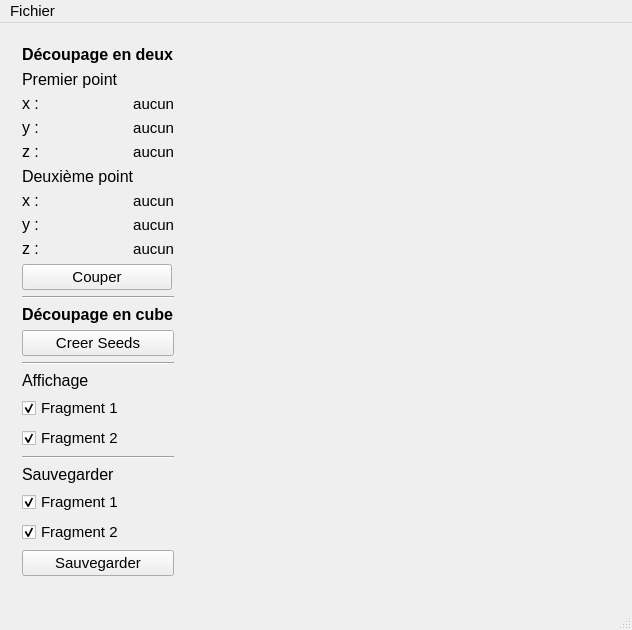
<?xml version="1.0" encoding="UTF-8"?>
<ui version="4.0">
 <class>MainWindow</class>
 <widget class="QMainWindow" name="MainWindow">
  <property name="geometry">
   <rect>
    <x>0</x>
    <y>0</y>
    <width>632</width>
    <height>630</height>
   </rect>
  </property>
  <property name="font">
   <font>
    <pointsize>11</pointsize>
    <weight>50</weight>
    <bold>false</bold>
   </font>
  </property>
  <property name="windowTitle">
   <string>DividObjects</string>
  </property>
  <widget class="QWidget" name="centralWidget">
   <layout class="QGridLayout" name="gridLayout">
    <item row="0" column="1">
     <widget class="MeshViewerWidget" name="displayWidget" native="true"/>
    </item>
    <item row="0" column="0">
     <widget class="QWidget" name="widget_2" native="true">
      <property name="sizePolicy">
       <sizepolicy hsizetype="Maximum" vsizetype="Preferred">
        <horstretch>150</horstretch>
        <verstretch>0</verstretch>
       </sizepolicy>
      </property>
      <property name="minimumSize">
       <size>
        <width>150</width>
        <height>0</height>
       </size>
      </property>
      <layout class="QFormLayout" name="formLayout">
       <item row="0" column="0" colspan="2">
        <layout class="QVBoxLayout" name="verticalLayout_4">
         <item>
          <layout class="QVBoxLayout" name="verticalLayout_3">
           <item>
            <widget class="QLabel" name="label_3">
             <property name="font">
              <font>
               <pointsize>12</pointsize>
               <weight>75</weight>
               <bold>true</bold>
              </font>
             </property>
             <property name="text">
              <string>Découpage en deux</string>
             </property>
            </widget>
           </item>
           <item>
            <layout class="QVBoxLayout" name="verticalLayout">
             <item>
              <widget class="QLabel" name="label">
               <property name="font">
                <font>
                 <pointsize>12</pointsize>
                 <weight>50</weight>
                 <bold>false</bold>
                </font>
               </property>
               <property name="text">
                <string>Premier point</string>
               </property>
              </widget>
             </item>
             <item>
              <layout class="QHBoxLayout" name="horizontalLayout_2">
               <item>
                <widget class="QLabel" name="label_5">
                 <property name="minimumSize">
                  <size>
                   <width>31</width>
                   <height>17</height>
                  </size>
                 </property>
                 <property name="maximumSize">
                  <size>
                   <width>31</width>
                   <height>17</height>
                  </size>
                 </property>
                 <property name="font">
                  <font>
                   <pointsize>12</pointsize>
                   <weight>50</weight>
                   <bold>false</bold>
                  </font>
                 </property>
                 <property name="text">
                  <string>x :</string>
                 </property>
                </widget>
               </item>
               <item>
                <widget class="QLabel" name="lb_firstX">
                 <property name="minimumSize">
                  <size>
                   <width>67</width>
                   <height>0</height>
                  </size>
                 </property>
                 <property name="font">
                  <font>
                   <pointsize>11</pointsize>
                   <weight>50</weight>
                   <bold>false</bold>
                  </font>
                 </property>
                 <property name="layoutDirection">
                  <enum>Qt::LeftToRight</enum>
                 </property>
                 <property name="text">
                  <string>aucun</string>
                 </property>
                 <property name="alignment">
                  <set>Qt::AlignRight|Qt::AlignTrailing|Qt::AlignVCenter</set>
                 </property>
                </widget>
               </item>
              </layout>
             </item>
             <item>
              <layout class="QHBoxLayout" name="horizontalLayout_3">
               <item>
                <widget class="QLabel" name="label_7">
                 <property name="minimumSize">
                  <size>
                   <width>31</width>
                   <height>17</height>
                  </size>
                 </property>
                 <property name="maximumSize">
                  <size>
                   <width>31</width>
                   <height>17</height>
                  </size>
                 </property>
                 <property name="font">
                  <font>
                   <pointsize>12</pointsize>
                   <weight>50</weight>
                   <bold>false</bold>
                  </font>
                 </property>
                 <property name="text">
                  <string>y :</string>
                 </property>
                </widget>
               </item>
               <item>
                <widget class="QLabel" name="lb_firstY">
                 <property name="minimumSize">
                  <size>
                   <width>67</width>
                   <height>0</height>
                  </size>
                 </property>
                 <property name="font">
                  <font>
                   <pointsize>11</pointsize>
                   <weight>50</weight>
                   <bold>false</bold>
                  </font>
                 </property>
                 <property name="layoutDirection">
                  <enum>Qt::LeftToRight</enum>
                 </property>
                 <property name="text">
                  <string>aucun</string>
                 </property>
                 <property name="alignment">
                  <set>Qt::AlignRight|Qt::AlignTrailing|Qt::AlignVCenter</set>
                 </property>
                </widget>
               </item>
              </layout>
             </item>
             <item>
              <layout class="QHBoxLayout" name="horizontalLayout_4">
               <item>
                <widget class="QLabel" name="label_9">
                 <property name="minimumSize">
                  <size>
                   <width>31</width>
                   <height>17</height>
                  </size>
                 </property>
                 <property name="maximumSize">
                  <size>
                   <width>31</width>
                   <height>17</height>
                  </size>
                 </property>
                 <property name="font">
                  <font>
                   <pointsize>12</pointsize>
                   <weight>50</weight>
                   <bold>false</bold>
                  </font>
                 </property>
                 <property name="text">
                  <string>z :</string>
                 </property>
                </widget>
               </item>
               <item>
                <widget class="QLabel" name="lb_firstZ">
                 <property name="minimumSize">
                  <size>
                   <width>67</width>
                   <height>0</height>
                  </size>
                 </property>
                 <property name="font">
                  <font>
                   <pointsize>11</pointsize>
                   <weight>50</weight>
                   <bold>false</bold>
                  </font>
                 </property>
                 <property name="layoutDirection">
                  <enum>Qt::LeftToRight</enum>
                 </property>
                 <property name="text">
                  <string>aucun</string>
                 </property>
                 <property name="alignment">
                  <set>Qt::AlignRight|Qt::AlignTrailing|Qt::AlignVCenter</set>
                 </property>
                </widget>
               </item>
              </layout>
             </item>
            </layout>
           </item>
           <item>
            <layout class="QVBoxLayout" name="verticalLayout_2">
             <item>
              <widget class="QLabel" name="label_2">
               <property name="font">
                <font>
                 <pointsize>12</pointsize>
                 <weight>50</weight>
                 <bold>false</bold>
                </font>
               </property>
               <property name="text">
                <string>Deuxième point</string>
               </property>
              </widget>
             </item>
             <item>
              <layout class="QHBoxLayout" name="horizontalLayout_5">
               <item>
                <widget class="QLabel" name="label_4">
                 <property name="minimumSize">
                  <size>
                   <width>31</width>
                   <height>17</height>
                  </size>
                 </property>
                 <property name="maximumSize">
                  <size>
                   <width>31</width>
                   <height>17</height>
                  </size>
                 </property>
                 <property name="font">
                  <font>
                   <pointsize>12</pointsize>
                   <weight>50</weight>
                   <bold>false</bold>
                  </font>
                 </property>
                 <property name="text">
                  <string>x :</string>
                 </property>
                </widget>
               </item>
               <item>
                <widget class="QLabel" name="lb_lastX">
                 <property name="minimumSize">
                  <size>
                   <width>67</width>
                   <height>0</height>
                  </size>
                 </property>
                 <property name="font">
                  <font>
                   <pointsize>11</pointsize>
                   <weight>50</weight>
                   <bold>false</bold>
                  </font>
                 </property>
                 <property name="layoutDirection">
                  <enum>Qt::LeftToRight</enum>
                 </property>
                 <property name="text">
                  <string>aucun</string>
                 </property>
                 <property name="alignment">
                  <set>Qt::AlignRight|Qt::AlignTrailing|Qt::AlignVCenter</set>
                 </property>
                </widget>
               </item>
              </layout>
             </item>
             <item>
              <layout class="QHBoxLayout" name="horizontalLayout_6">
               <item>
                <widget class="QLabel" name="label_6">
                 <property name="minimumSize">
                  <size>
                   <width>31</width>
                   <height>17</height>
                  </size>
                 </property>
                 <property name="maximumSize">
                  <size>
                   <width>31</width>
                   <height>17</height>
                  </size>
                 </property>
                 <property name="font">
                  <font>
                   <pointsize>12</pointsize>
                   <weight>50</weight>
                   <bold>false</bold>
                  </font>
                 </property>
                 <property name="text">
                  <string>y :</string>
                 </property>
                </widget>
               </item>
               <item>
                <widget class="QLabel" name="lb_lastY">
                 <property name="minimumSize">
                  <size>
                   <width>67</width>
                   <height>0</height>
                  </size>
                 </property>
                 <property name="font">
                  <font>
                   <pointsize>11</pointsize>
                   <weight>50</weight>
                   <bold>false</bold>
                  </font>
                 </property>
                 <property name="layoutDirection">
                  <enum>Qt::LeftToRight</enum>
                 </property>
                 <property name="text">
                  <string>aucun</string>
                 </property>
                 <property name="alignment">
                  <set>Qt::AlignRight|Qt::AlignTrailing|Qt::AlignVCenter</set>
                 </property>
                </widget>
               </item>
              </layout>
             </item>
             <item>
              <layout class="QHBoxLayout" name="horizontalLayout_7">
               <item>
                <widget class="QLabel" name="label_8">
                 <property name="minimumSize">
                  <size>
                   <width>31</width>
                   <height>17</height>
                  </size>
                 </property>
                 <property name="maximumSize">
                  <size>
                   <width>31</width>
                   <height>17</height>
                  </size>
                 </property>
                 <property name="font">
                  <font>
                   <pointsize>12</pointsize>
                   <weight>50</weight>
                   <bold>false</bold>
                  </font>
                 </property>
                 <property name="text">
                  <string>z :</string>
                 </property>
                </widget>
               </item>
               <item>
                <widget class="QLabel" name="lb_lastZ">
                 <property name="minimumSize">
                  <size>
                   <width>67</width>
                   <height>0</height>
                  </size>
                 </property>
                 <property name="font">
                  <font>
                   <pointsize>11</pointsize>
                   <weight>50</weight>
                   <bold>false</bold>
                  </font>
                 </property>
                 <property name="layoutDirection">
                  <enum>Qt::LeftToRight</enum>
                 </property>
                 <property name="text">
                  <string>aucun</string>
                 </property>
                 <property name="alignment">
                  <set>Qt::AlignRight|Qt::AlignTrailing|Qt::AlignVCenter</set>
                 </property>
                </widget>
               </item>
              </layout>
             </item>
            </layout>
           </item>
          </layout>
         </item>
         <item>
          <widget class="QPushButton" name="pushButton_couper">
           <property name="enabled">
            <bool>true</bool>
           </property>
           <property name="maximumSize">
            <size>
             <width>150</width>
             <height>16777215</height>
            </size>
           </property>
           <property name="font">
            <font>
             <pointsize>11</pointsize>
             <weight>50</weight>
             <bold>false</bold>
            </font>
           </property>
           <property name="text">
            <string>Couper</string>
           </property>
           <property name="checkable">
            <bool>false</bool>
           </property>
           <property name="flat">
            <bool>false</bool>
           </property>
          </widget>
         </item>
         <item>
          <widget class="Line" name="line_2">
           <property name="orientation">
            <enum>Qt::Horizontal</enum>
           </property>
          </widget>
         </item>
         <item>
          <widget class="QLabel" name="label_10">
           <property name="font">
            <font>
             <pointsize>12</pointsize>
             <weight>75</weight>
             <bold>true</bold>
            </font>
           </property>
           <property name="text">
            <string>Découpage en cube</string>
           </property>
          </widget>
         </item>
         <item>
          <widget class="QPushButton" name="pushButton">
           <property name="font">
            <font>
             <pointsize>11</pointsize>
             <weight>50</weight>
             <bold>false</bold>
            </font>
           </property>
           <property name="text">
            <string>Creer Seeds</string>
           </property>
          </widget>
         </item>
         <item>
          <widget class="Line" name="line">
           <property name="orientation">
            <enum>Qt::Horizontal</enum>
           </property>
          </widget>
         </item>
         <item>
          <widget class="QLabel" name="label_11">
           <property name="font">
            <font>
             <pointsize>12</pointsize>
             <weight>50</weight>
             <bold>false</bold>
            </font>
           </property>
           <property name="text">
            <string>Affichage</string>
           </property>
          </widget>
         </item>
         <item>
          <widget class="QCheckBox" name="checkBox_display_frag1">
           <property name="font">
            <font>
             <pointsize>11</pointsize>
             <weight>50</weight>
             <bold>false</bold>
            </font>
           </property>
           <property name="cursor">
            <cursorShape>ArrowCursor</cursorShape>
           </property>
           <property name="text">
            <string>Fragment 1</string>
           </property>
           <property name="checked">
            <bool>true</bool>
           </property>
          </widget>
         </item>
         <item>
          <widget class="QCheckBox" name="checkBox_display_frag2">
           <property name="font">
            <font>
             <pointsize>11</pointsize>
             <weight>50</weight>
             <bold>false</bold>
            </font>
           </property>
           <property name="text">
            <string>Fragment 2</string>
           </property>
           <property name="checked">
            <bool>true</bool>
           </property>
          </widget>
         </item>
         <item>
          <widget class="Line" name="line_3">
           <property name="orientation">
            <enum>Qt::Horizontal</enum>
           </property>
          </widget>
         </item>
         <item>
          <widget class="QLabel" name="label_12">
           <property name="font">
            <font>
             <pointsize>12</pointsize>
             <weight>50</weight>
             <bold>false</bold>
            </font>
           </property>
           <property name="text">
            <string>Sauvegarder</string>
           </property>
          </widget>
         </item>
         <item>
          <widget class="QCheckBox" name="checkBox_save_frag1">
           <property name="font">
            <font>
             <pointsize>11</pointsize>
             <weight>50</weight>
             <bold>false</bold>
            </font>
           </property>
           <property name="text">
            <string>Fragment 1</string>
           </property>
           <property name="checked">
            <bool>true</bool>
           </property>
          </widget>
         </item>
         <item>
          <widget class="QCheckBox" name="checkBox_save_frag2">
           <property name="font">
            <font>
             <pointsize>11</pointsize>
             <weight>50</weight>
             <bold>false</bold>
            </font>
           </property>
           <property name="text">
            <string>Fragment 2</string>
           </property>
           <property name="checked">
            <bool>true</bool>
           </property>
          </widget>
         </item>
         <item>
          <widget class="QPushButton" name="pushButton_save">
           <property name="font">
            <font>
             <pointsize>11</pointsize>
             <weight>50</weight>
             <bold>false</bold>
            </font>
           </property>
           <property name="text">
            <string>Sauvegarder</string>
           </property>
          </widget>
         </item>
         <item>
          <spacer name="verticalSpacer">
           <property name="orientation">
            <enum>Qt::Vertical</enum>
           </property>
           <property name="sizeHint" stdset="0">
            <size>
             <width>20</width>
             <height>40</height>
            </size>
           </property>
          </spacer>
         </item>
        </layout>
       </item>
      </layout>
     </widget>
    </item>
   </layout>
  </widget>
  <widget class="QMenuBar" name="menuBar">
   <property name="geometry">
    <rect>
     <x>0</x>
     <y>0</y>
     <width>632</width>
     <height>22</height>
    </rect>
   </property>
   <property name="font">
    <font>
     <pointsize>11</pointsize>
     <weight>50</weight>
     <bold>false</bold>
    </font>
   </property>
   <widget class="QMenu" name="menuFichier">
    <property name="font">
     <font>
      <pointsize>11</pointsize>
      <weight>50</weight>
      <bold>false</bold>
     </font>
    </property>
    <property name="title">
     <string>Fichier</string>
    </property>
    <addaction name="actionCharger_OBJ"/>
    <addaction name="actionGenerer_cube"/>
    <addaction name="separator"/>
   </widget>
   <addaction name="menuFichier"/>
  </widget>
  <widget class="QStatusBar" name="statusBar"/>
  <action name="actionCharger_OBJ">
   <property name="text">
    <string>Charger OBJ</string>
   </property>
  </action>
  <action name="actionGenerer_cube">
   <property name="text">
    <string>Générer cube</string>
   </property>
  </action>
 </widget>
 <layoutdefault spacing="6" margin="11"/>
 <customwidgets>
  <customwidget>
   <class>MeshViewerWidget</class>
   <extends>QWidget</extends>
   <header location="global">meshviewerwidget.h</header>
   <container>1</container>
  </customwidget>
 </customwidgets>
 <resources/>
 <connections/>
</ui>
